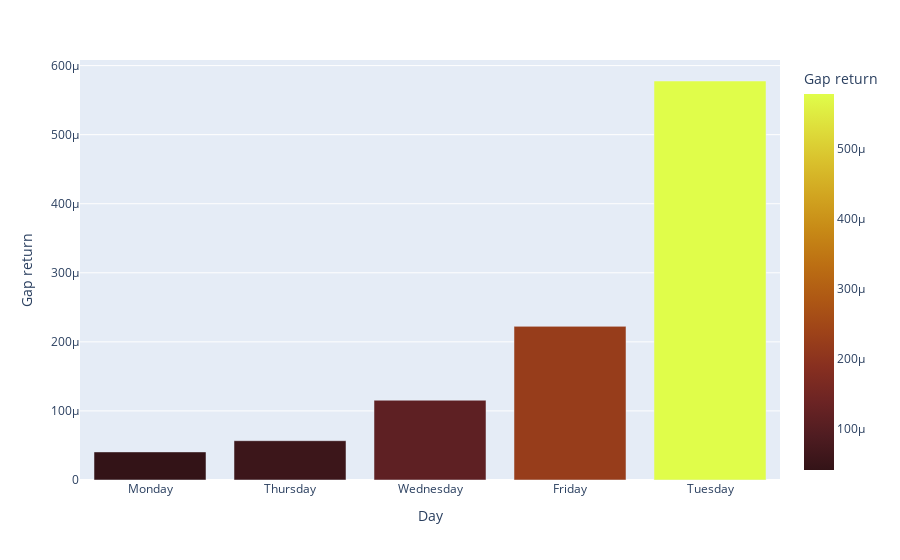

The notebook cell saved with this chart:
### Markdown cell above
## Mejor día para invertir teniendo en cuenta el retorno de los movimiento gap

### Code cell
gap_return_groupby_day = pd.DataFrame(sp500.groupby("Day")["Gap return"].mean()) #Aqui obtengo la suma por dia)
gap_return_groupby_day.sort_values(by="Gap return",inplace=True)

py.init_notebook_mode(connected=True)
fig = px.bar(gap_return_groupby_day,
             x=gap_return_groupby_day.index,
             y="Gap return", color='Gap return',
            color_continuous_scale=px.colors.sequential.solar)
fig.show()

### Figure 1 — Plotly figure (JSON) as saved in the notebook; plotly's stock layout.template omitted (floating-point values rounded to 4 significant figures)
{"data": [{"alignmentgroup": "True", "hovertemplate": "Day=%{x}<br>Gap return=%{marker.color}<extra></extra>", "legendgroup": "", "marker": {"color": [4.065e-05, 5.691e-05, 0.0001155, 0.0002225, 0.0005777], "coloraxis": "coloraxis", "pattern": {"shape": ""}}, "name": "", "offsetgroup": "", "orientation": "v", "showlegend": false, "textposition": "auto", "type": "bar", "x": ["Monday", "Thursday", "Wednesday", "Friday", "Tuesday"], "xaxis": "x", "y": [4.065e-05, 5.691e-05, 0.0001155, 0.0002225, 0.0005777], "yaxis": "y"}], "layout": {"barmode": "relative", "coloraxis": {"colorbar": {"title": {"text": "Gap return"}}, "colorscale": [[0, "rgb(51, 19, 23)"], [0.09091, "rgb(79, 28, 33)"], [0.1818, "rgb(108, 36, 36)"], [0.2727, "rgb(135, 47, 32)"], [0.3636, "rgb(157, 66, 25)"], [0.4545, "rgb(174, 88, 20)"], [0.5455, "rgb(188, 111, 19)"], [0.6364, "rgb(199, 137, 22)"], [0.7273, "rgb(209, 164, 32)"], [0.8182, "rgb(217, 192, 44)"], [0.9091, "rgb(222, 222, 59)"], [1, "rgb(224, 253, 74)"]]}, "legend": {"tracegroupgap": 0}, "margin": {"t": 60}, "xaxis": {"anchor": "y", "domain": [0, 1], "title": {"text": "Day"}}, "yaxis": {"anchor": "x", "domain": [0, 1], "title": {"text": "Gap return"}}}}
